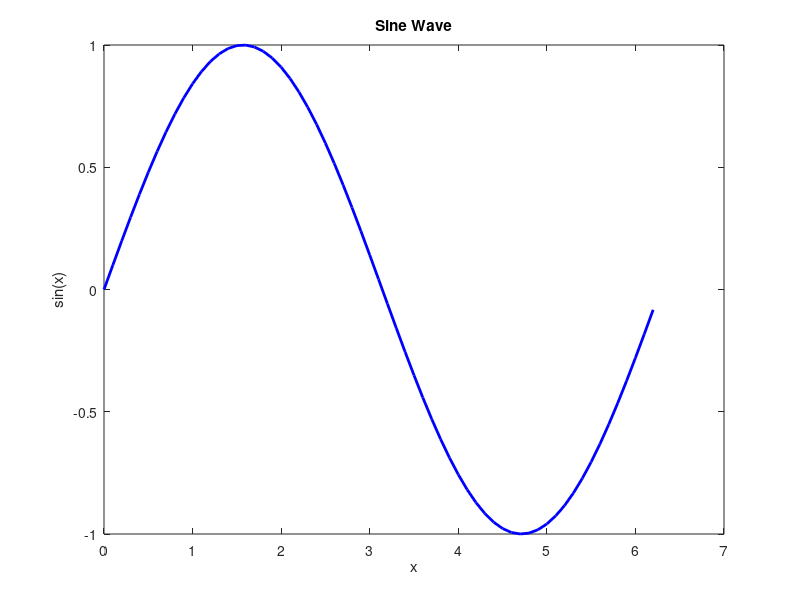

MATLAB code to generate this figure:
% Define the x values (from 0 to 2*pi)
x = 0:0.1:2*pi;

% Compute the corresponding y values for a sine wave
y = sin(x);

% Create the plot
figure;
plot(x, y, 'b-', 'LineWidth', 2); % 'b-' specifies blue line, LineWidth=2

% Add title and labels
title('Sine Wave');
xlabel('x');
ylabel('sin(x)');

% Save the plot as a PNG image in the output folder
saveas(gcf, '../output/plot_sine_wave.png');  % Save plot as PNG image

% Close the figure to avoid using excessive resources
close;
